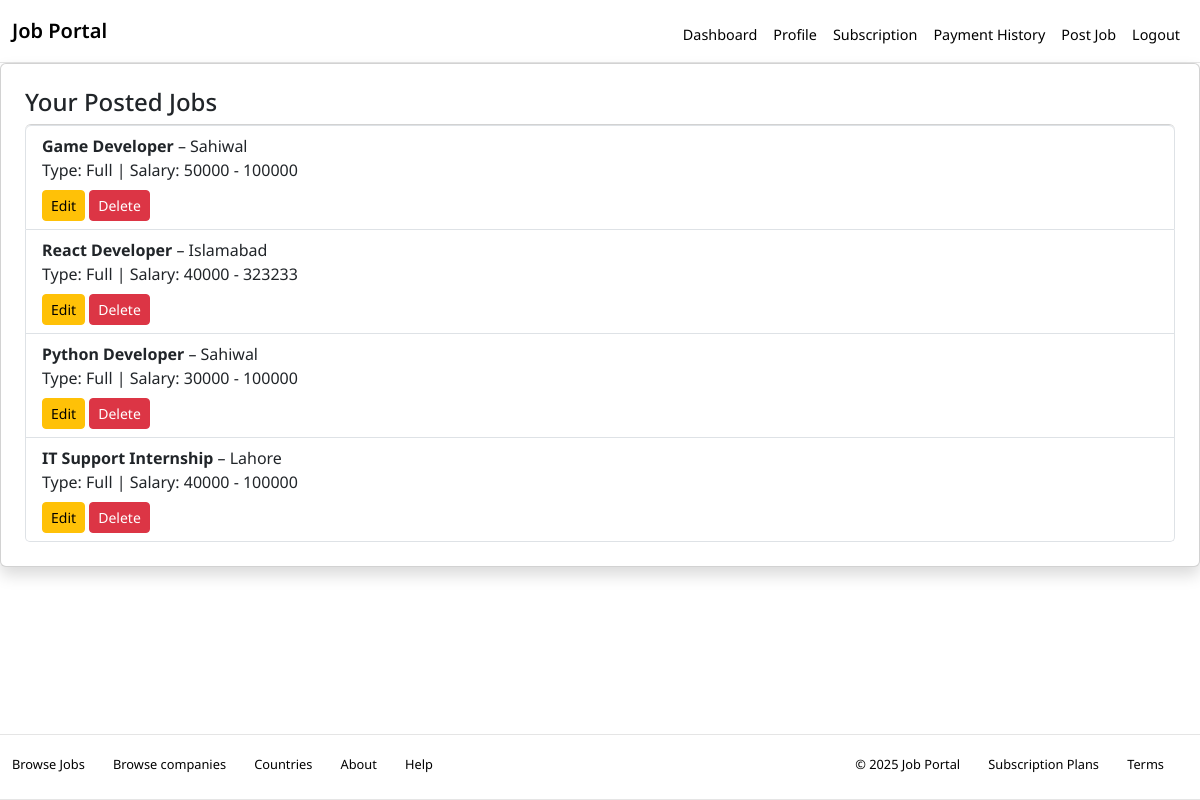
The app's page /employer/jobs/ (signed in), older data.
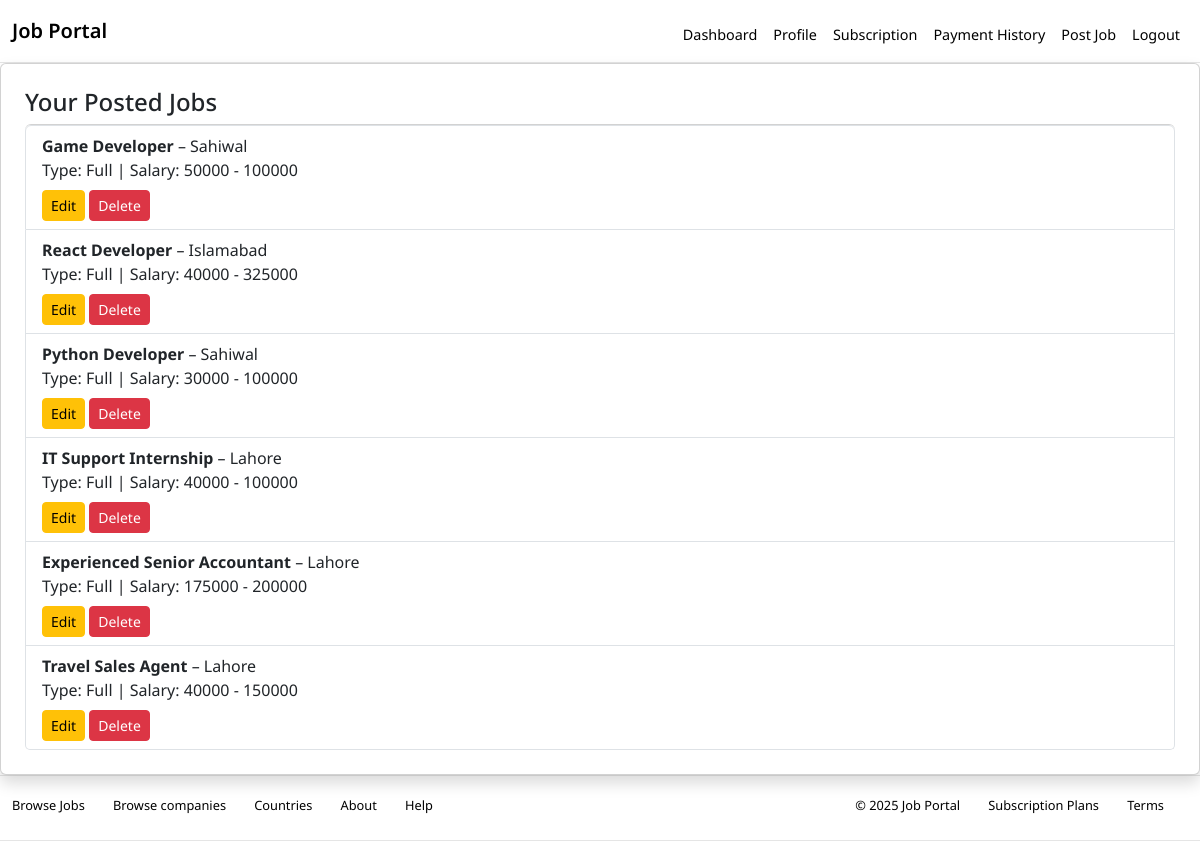
The same page, newer data.
### core/models.py (models this page shows)
class Job(models.Model):
    employer = models.ForeignKey(EmployerProfile, on_delete=models.CASCADE)
    title = models.CharField(max_length=150)
    description = models.TextField()
    skills_required = models.TextField()
    location = models.CharField(max_length=100)
    salary_min = models.IntegerField()
    salary_max = models.IntegerField()
    job_type = models.CharField(max_length=20, choices=[('full', 'Full-Time'), ('part', 'Part-Time'), ('remote', 'Remote'), ('intern', 'Internship')])
    created_at = models.DateTimeField(auto_now_add=True)
    expiry_date = models.DateField()
    is_active = models.BooleanField(default=True)

### core/views.py (the view)
# urls.py: path('employer/jobs/', my_jobs, name='my-jobs'),
@login_required
def my_jobs(request):
    if request.user.role != 'employer':
        messages.error(request, "Access denied.")
        return redirect('dashboard')
    jobs = Job.objects.filter(employer=request.user.employerprofile)
    return render(request, 'core/my_jobs.html', {'jobs': jobs})

### core/templates/core/my_jobs.html (shortened to what this page needs)
{% extends 'base.html' %}
{% block content %}
<div class="card p-4 shadow">
  <h4>Your Posted Jobs</h4>
  <ul class="list-group">
    {% for job in jobs %}
    <li class="list-group-item">
        <strong>{{ job.title }}</strong> – {{ job.location }}<br>
        Type: {{ job.job_type|title }} | Salary: {{ job.salary_min }} - {{ job.salary_max }}<br>
        <a href="{% url 'edit-job' job.id %}" class="btn btn-sm btn-warning mt-2">Edit</a>
        <a href="{% url 'delete-job' job.id %}" class="btn btn-sm btn-danger mt-2">Delete</a>
      </li>
    {% empty %}
      <li class="list-group-item">No jobs posted yet.</li>
    {% endfor %}
  </ul>
</div>
{% endblock %}

Row changes from the older to the newer data that the page shows:
changed Job "React Developer": salary_max "323233" → "325000"
added Job: title "Experienced Senior Accountant", location "Lahore", job_type "Full", salary_min "175000", salary_max "200000"
added Job: title "Travel Sales Agent", location "Lahore", job_type "Full", salary_min "40000", salary_max "150000"
